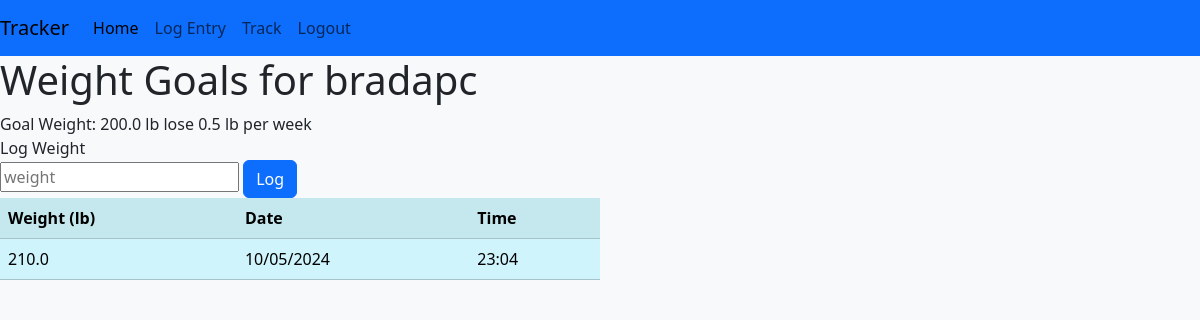
Before: /weight/log (signed in) with the older database file.
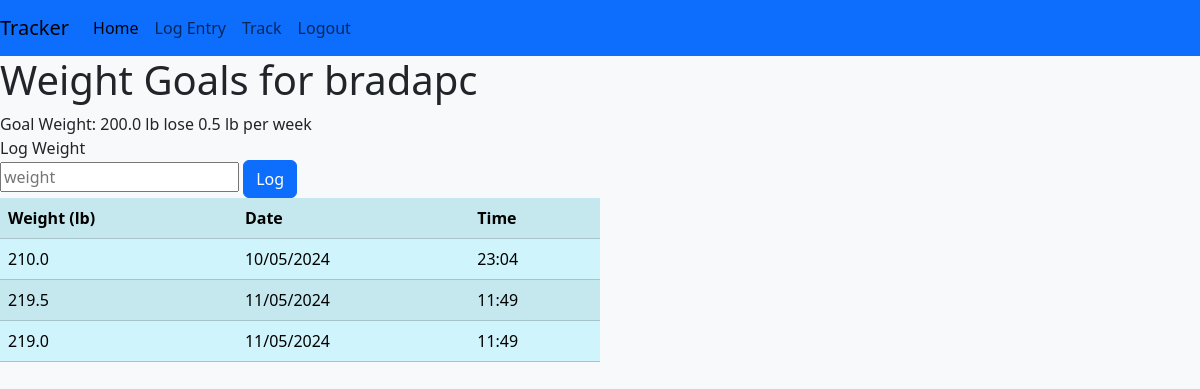
After: the same page with the newer database file.
### tables this page shows
CREATE TABLE "weight_goals" (
user_id INTEGER NOT NULL,
goal_weight REAL NOT NULL,
goal_step REAL NOT NULL,
height REAL NOT NULL,
goal_direction INTEGER NOT NULL
, units TEXT, time TEXT);

CREATE TABLE weight_log (
user_id INTEGER NOT NULL,
weight REAL NOT NULL,
time TEXT
);

### app.py (the view)
@app.route("/weight/log", methods=["GET", "POST"])
@login_required
def weight_log():
    weight_goals = weightGoalExists()
    if not weight_goals:
        return redirect("/weight")
    weight_log = getWeightLog()
    units = getUnits(weight_goals)
    new_weight_log = splitDateTime(weight_log)
    if request.method == "POST":
        new_weight_entry = request.form.get("weight-entry")
        if not new_weight_entry:
            errormsg = "Please enter a weight."
            return render_template("weight_log.html", errormsg=errormsg, user=session['user'], weight_goals=weight_goals, units=units, new_weight_log=new_weight_log)
        try:
            new_weight_entry = float(new_weight_entry)
        except:
            errormsg = "Please enter only numbers into the weight form."
            return render_template("weight_log.html", errormsg=errormsg, user=session['user'], weight_goals=weight_goals, units=units, new_weight_log=new_weight_log)
        dt_string = getFormattedDateTime()
        con = sqlite3.connect("tracker.db")
        cur = con.cursor()
        cur.execute("INSERT INTO weight_log (user_id, weight, time) VALUES(?, ?, ?)", (session['user_id'], new_weight_entry, dt_string,))
        con.commit()
        return redirect("/weight/log")
    else:
        return render_template("weight_log.html", user=session['user'], weight_goals=weight_goals, units=units, new_weight_log=new_weight_log)

### app.py (called while the page is built)
def login_required(f):
    @wraps(f)
    def decorated_function(*args, **kwargs):
        if session.get("user_id") is None:
            return redirect("/login")
        return f(*args, **kwargs)
    return decorated_function

def getUnits(weight_goals):
    units = {}
    if weight_goals['units'] == "metric":
        units['weight_unit'] = "kg"
        units['height_unit'] = "cm"
    elif weight_goals['units'] == "imperial":
        units['weight_unit'] = "lb"
        units['height_unit'] = "inches"
    return units

def weightGoalExists():
    con = sqlite3.connect("tracker.db")
    con.row_factory = sqlite3.Row
    cur = con.cursor()
    res = cur.execute("SELECT * FROM weight_goals WHERE user_id = ?", (session['user_id'],))
    res = res.fetchone()
    cur.close()
    con.close()
    return res

def getWeightLog():
    con = sqlite3.connect("tracker.db")
    cur = con.cursor()
    con.row_factory = sqlite3.Row
    cur.execute("SELECT * FROM weight_log WHERE user_id = ?", (session['user_id'],))
    weight_log = []
    weight_log = cur.fetchall()
    cur.close()
    con.close()
    return weight_log

def splitDateTime(weight_log):
    new_weight_log = []
    for entry in weight_log:
        new_entry = []
        dt_list = entry[2].split()
        dt_list[1] = dt_list[1][0:5]
        new_entry.append(entry[0])
        new_entry.append(entry[1])
        new_entry.append(dt_list[0])
        new_entry.append(dt_list[1])
        new_weight_log.append(new_entry)
    return new_weight_log

### templates/weight_log.html (shortened to what this page needs)
{% extends "layout.html" %}
{% block body %}
    <h1>Weight Goals for {{ user }} </h1>
    {% if weight_goals %}
        <div class="goal-weight-container">
            <span>Goal Weight: {{ weight_goals.goal_weight }} {{ units.weight_unit }}</span>
            {% if (weight_goals.goal_direction > 0) %}
                <span>gain</span>
            {% elif (weight_goals.goal_direction < 0) %}
                <span>lose</span>
            {% endif %}
            <span>{{ weight_goals.goal_step }} {{ units.weight_unit }} per week</span>
        </div>
        <div class="goal-weight-log-entry">
            <span>Log Weight</span>
            <form action="/weight/log" method="post">
                <input type="text" placeholder="weight" name="weight-entry">
                <button type="submit" class="btn btn-primary">Log</button>
            </form>
        </div>
        <div class="weight-log">
            <table class="table table-info table-striped table-hover">
                <tr>
                    <th>Weight ({{ units.weight_unit }})</th>
                    <th>Date</th>
                    <th>Time</th>
                </tr>
                {% for entry in new_weight_log %}
                <tr>
                    <td>{{ entry[1] }}</td>
                    <td> {{ entry[2] }}</td>
                    <td>{{ entry[3] }}</td>
                </tr>
                {% endfor %}
            </table>
        </div>
    {% endif %}
{% endblock %}

### templates/layout.html (shortened to what this page needs)
<!DOCTYPE html>
<html lang="en">
    <head>
        {% block head %}
        <link href="/static/styles.css" rel="stylesheet">
        <link href="https://cdn.jsdelivr.net/npm/bootstrap@5.3.3/dist/css/bootstrap.min.css" rel="stylesheet">
        {% endblock %}
    </head>
    <body class="bg-light">
        <nav class="navbar navbar-expand-lg navbar-light bg-primary">
            <a class="navbar-brand" href="#">Tracker</a>
            <div class="collapse navbar-collapse" id="navbarNavAltMarkup">
              <div class="navbar-nav">
                <a class="nav-item nav-link active" href="#">Home</a>
                <a class="nav-item nav-link" href="#">Log Entry</a>
                <a class="nav-item nav-link" href="#">Track</a>
                {% if  "user" in session %}
                <a class="nav-item nav-link" href="/logout">Logout</a>
                {% else %}
                <a class="nav-item nav-link" href="/login">Login</a>
                {% endif %}
              </div>
            </div>
          </nav>
        {% block body%} {% endblock %}
    </body>
</html>

### static/styles.css (style rules this page uses)
.weight-log { width: 600px; }

Changed rows visible on the page:
added weight_log: weight "219.5", time "11/05/2024", entry "11:49"
added weight_log: weight "219.0", time "11/05/2024", entry "11:49"
